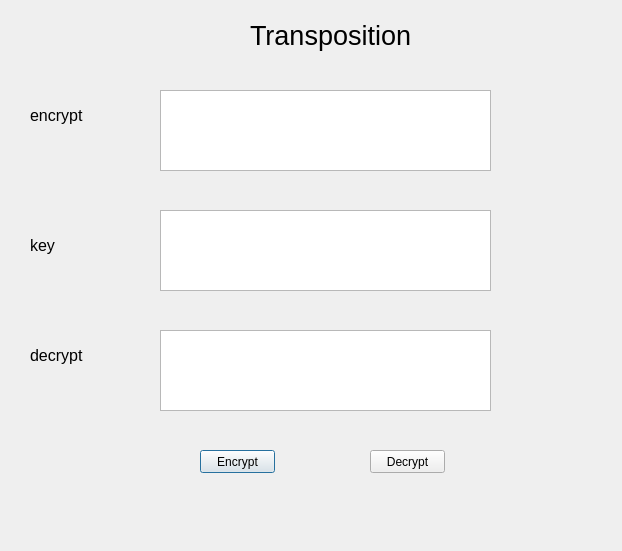
<?xml version="1.0" encoding="UTF-8"?>
<ui version="4.0">
 <class>Dialog</class>
 <widget class="QDialog" name="Dialog">
  <property name="geometry">
   <rect>
    <x>0</x>
    <y>0</y>
    <width>622</width>
    <height>551</height>
   </rect>
  </property>
  <property name="windowTitle">
   <string>Dialog</string>
  </property>
  <widget class="QLabel" name="label">
   <property name="geometry">
    <rect>
     <x>30</x>
     <y>100</y>
     <width>81</width>
     <height>31</height>
    </rect>
   </property>
   <property name="font">
    <font>
     <pointsize>12</pointsize>
    </font>
   </property>
   <property name="text">
    <string>encrypt</string>
   </property>
  </widget>
  <widget class="QLabel" name="label_2">
   <property name="geometry">
    <rect>
     <x>250</x>
     <y>0</y>
     <width>191</width>
     <height>71</height>
    </rect>
   </property>
   <property name="font">
    <font>
     <pointsize>20</pointsize>
    </font>
   </property>
   <property name="text">
    <string>Transposition</string>
   </property>
  </widget>
  <widget class="QLabel" name="label_3">
   <property name="geometry">
    <rect>
     <x>30</x>
     <y>340</y>
     <width>61</width>
     <height>31</height>
    </rect>
   </property>
   <property name="font">
    <font>
     <pointsize>12</pointsize>
    </font>
   </property>
   <property name="text">
    <string>decrypt</string>
   </property>
  </widget>
  <widget class="QTextEdit" name="plain_text">
   <property name="geometry">
    <rect>
     <x>160</x>
     <y>90</y>
     <width>331</width>
     <height>81</height>
    </rect>
   </property>
  </widget>
  <widget class="QTextEdit" name="cipher_text">
   <property name="geometry">
    <rect>
     <x>160</x>
     <y>330</y>
     <width>331</width>
     <height>81</height>
    </rect>
   </property>
  </widget>
  <widget class="QPushButton" name="encrypt_btn">
   <property name="geometry">
    <rect>
     <x>200</x>
     <y>450</y>
     <width>75</width>
     <height>23</height>
    </rect>
   </property>
   <property name="text">
    <string>Encrypt</string>
   </property>
  </widget>
  <widget class="QPushButton" name="decrypt_btn">
   <property name="geometry">
    <rect>
     <x>370</x>
     <y>450</y>
     <width>75</width>
     <height>23</height>
    </rect>
   </property>
   <property name="text">
    <string>Decrypt</string>
   </property>
  </widget>
  <widget class="QLabel" name="label_4">
   <property name="geometry">
    <rect>
     <x>30</x>
     <y>230</y>
     <width>81</width>
     <height>31</height>
    </rect>
   </property>
   <property name="font">
    <font>
     <pointsize>12</pointsize>
    </font>
   </property>
   <property name="text">
    <string>key</string>
   </property>
  </widget>
  <widget class="QTextEdit" name="key">
   <property name="geometry">
    <rect>
     <x>160</x>
     <y>210</y>
     <width>331</width>
     <height>81</height>
    </rect>
   </property>
  </widget>
 </widget>
 <resources/>
 <connections/>
</ui>
